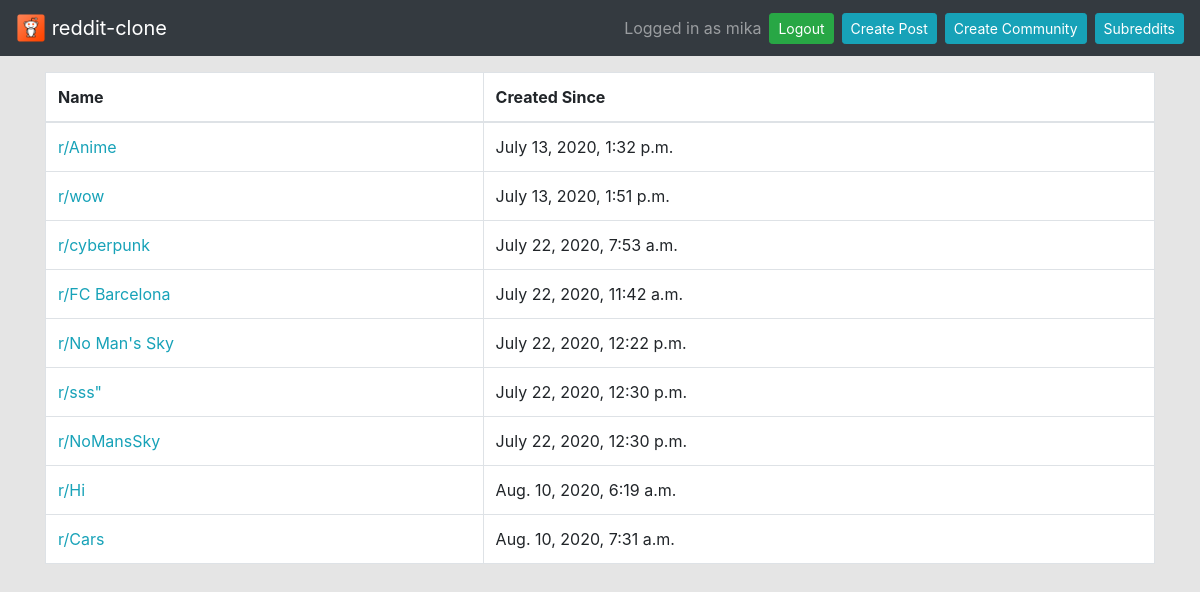
/r/ (signed in), run on the app's committed database.
### subreddits/models.py (models this page shows)
class Subreddit(models.Model):
    name = models.CharField(max_length=30, unique=True)
    url_name = models.CharField(max_length=30, default=None)
    date_created = models.DateTimeField(default=timezone.now)

### subreddits/views.py (the view)
# urls.py: path('', views.index, name='index'),
def index(request):
    subs = Subreddit.objects.all()
    return render(request, 'subreddits/index.html', context={'subs': subs})

### subreddits/templates/subreddits/index.html
{% extends 'base.html' %}
{% block content %}
 <table class="table table-bordered table-hover bg-white mt-3">
    <thead>
      <tr>
        <th>Name</th>
        <th>Created Since</th>
      </tr>
    </thead>
    <tbody>
      {% for subr in subs %}
        <tr>
          <td>
            <a href="{% url 'subreddits:subr_view' subr.url_name %}" class="text-info">r/{{ subr.name }}</a>
          </td>
          <td>{{ subr.date_created }}</td>
        </tr>
      {% endfor %}
    </tbody>
  </table>
{% endblock %}

### templates/base.html (shortened to what this page needs)
<!doctype html>
<html lang="en">
  <head>
    <link rel="stylesheet" href="https://stackpath.bootstrapcdn.com/bootstrap/4.5.0/css/bootstrap.min.css">
    {% load static %}
    <link rel="stylesheet" href="{% static 'reddit-clone/css/base.css' %}">
  </head>
  <body>
    <nav class="navbar navbar-dark bg-dark">
      <a class="navbar-brand" href="{% url 'homepage' %}">
        <img src="{% static 'reddit-clone/icon/Reddit.ico' %}" width="30" height="30" class="d-inline-block align-top" alt="" loading="lazy">
        reddit-clone
      </a>
      <form class="form-inline">
        {% if not request.user.is_authenticated %}
          <button type="button" class="btn btn-sm btn-success ml-2" onclick="location.href='{% url 'register_view' %}'">Register</button>
          <button type="button" class="btn btn-sm btn-success ml-2" onclick="location.href='{% url 'login_view' %}'">Login</button>
        {% else %}
          <span class="navbar-text">
            Logged in as {{ request.user.username }}
          </span>
          <button type="button" class="btn btn-sm btn-success ml-2" onclick="location.href='{% url 'logout_view' %}'">Logout</button>
          <button type="button" class="btn btn-sm btn-info ml-2" onclick="location.href='{% url 'subreddits:post_creation_form' %}'">Create Post</button>
        {% endif %}
        <button type="button" class="btn btn-sm btn-info ml-2" onclick="location.href='{% url 'subreddits:subr_creation_form' %}'">Create Community</button>
        <button type="button" class="btn btn-sm btn-info ml-2" onclick="location.href='{% url 'subreddits:index' %}'">Subreddits</button>
      </form>
    </nav>
    <main class="container">
      {% block content %}
      {% endblock %}
    </main>
  </body>
</html>

### static/reddit-clone/css/base.css (style rules this page uses)
body { background-color: #e5e5e5; }

### data on the page
Subreddit: name "Anime", date_created "July 13, 2020, 1:32 p.m."
Subreddit: name "wow", date_created "July 13, 2020, 1:51 p.m."
Subreddit: name "cyberpunk", date_created "July 22, 2020, 7:53 a.m."
Subreddit: name "FC Barcelona", date_created "July 22, 2020, 11:42 a.m."
Subreddit: name "No Man's Sky", date_created "July 22, 2020, 12:22 p.m."
Subreddit: name "sss\"", date_created "July 22, 2020, 12:30 p.m."
Subreddit: name "NoMansSky", date_created "July 22, 2020, 12:30 p.m."
Subreddit: name "Hi", date_created "Aug. 10, 2020, 6:19 a.m."
Subreddit: name "Cars", date_created "Aug. 10, 2020, 7:31 a.m."

### other printed values
{{ request.user.username }} "mika"
